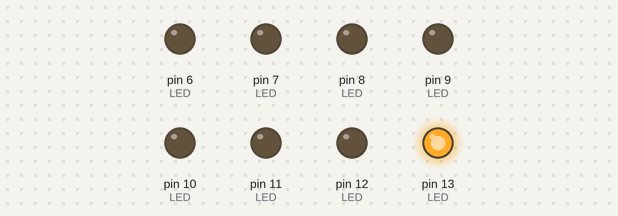
Recording of a sketch running on a simulated Arduino Uno, built with avr-gcc and run on an emulated ATmega328P. Shown: output pins drawn as LEDs (lit = HIGH). What the sketch prints to the serial monitor is not drawn.

Above: at 0.05 s.
At 0.35 s:
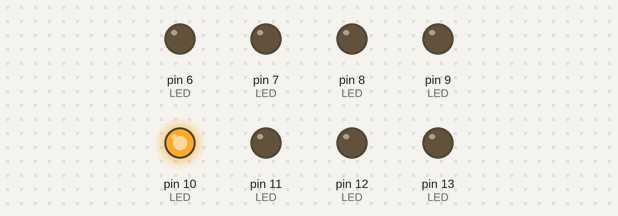
At 0.75 s:
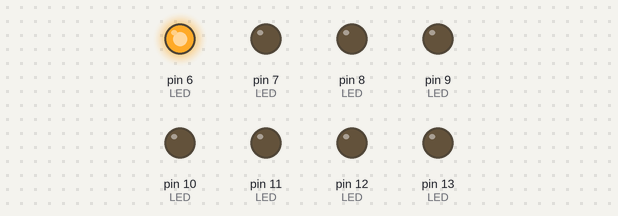
At 1.45 s:
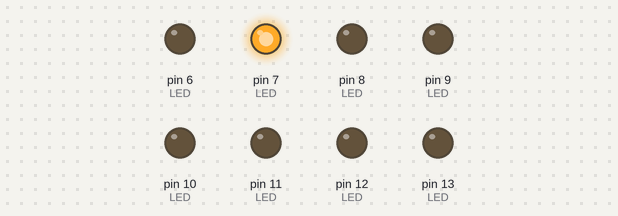
At 2.15 s:
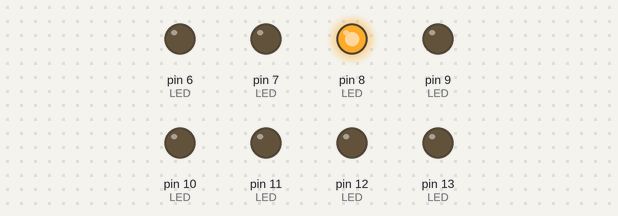
At 2.85 s:
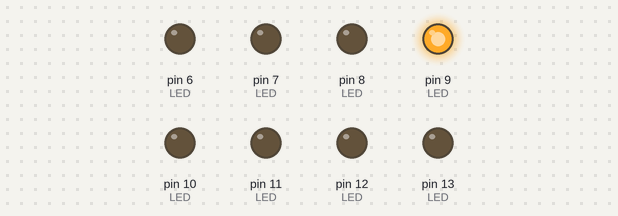
Timing chart, 0 to 3.1 s (numbered marks = the images above):
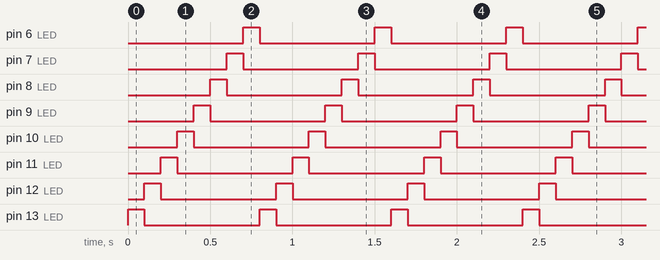

Measured:
- by itself, pin 6 (LED), pin 7 (LED), pin 8 (LED), pin 9 (LED), pin 10 (LED), pin 11 (LED), pin 12 (LED), pin 13 (LED): alternates HIGH for 0.10 s and LOW for 0.70 s
- by itself, everything shown: repeats every 0.80 s, in 8 steps

The sketch:

01_LED_cntl.ino
```cpp
int LED0 = 13;
int LED1 = 12;
int LED2 = 11;
int LED3 = 10;
int LED4 = 9;
int LED5 = 8;
int LED6 = 7;
int LED7 = 6;
int LED[] = {LED0,LED1,LED2,LED3,LED4,LED5,LED6,LED7};
int len_LED = sizeof(LED) / sizeof(int);
int delay_val = 100;

void setup() {
  // put your setup code here, to run once:
  Serial.begin(115200);   // 시리얼 통신을 사용하도록하는 함수
  Serial.println(len_LED);

  for(int i=0; i<len_LED; i++)    // for(초기값;조건식;증감값)
  {
    pinMode(LED[i], OUTPUT);    // 원하는 핀을 입력으로 사용할지 출력으로 사용할지를 설정하는 함수
  }
}

void loop() {
  // put your main code here, to run repeatedly:
  for(int i=0; i<len_LED; i++)
  {
    digitalWrite(LED[i], HIGH);
    delay(delay_val);
    digitalWrite(LED[i], LOW);
  }


  // for(int i=0; i<len_LED; i++)    // for(초기값;조건식;증감값)
  // {
  //   digitalWrite(LED[i], HIGH);
  // }
  // delay(1000);  // 1000ms
  // for(int i=0; i<len_LED; i++)    // for(초기값;조건식;증감값)
  // {
  //   digitalWrite(LED[i], LOW);
  // }
  // delay(1000);  // 1000ms
}
```
